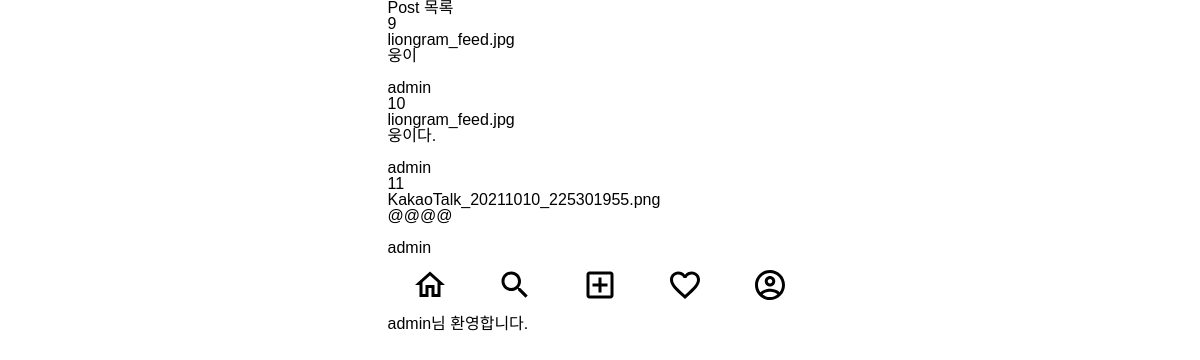
The page /posts/ (signed in) on the database its author committed.
### posts/models.py (models this page shows)
class Post(models.Model):
    image = models.ImageField(verbose_name='이미지',null =True,blank=True)
    content = models.TextField(verbose_name='내용')
    created_at = models.DateTimeField(verbose_name='작성일', auto_now_add =True)
    view_count = models.IntegerField(verbose_name='조회수',default=0)
    writer = models.ForeignKey(to=User,on_delete=models.CASCADE,null=True,blank=True)

### posts/views.py (the view)
# urls.py: path('', post_list_view, name='post-list'),
def post_list_view(request):
    post_list = Post.objects.filter(writer=request.user)#Post.wirte가 현재 로그인인 거 조회
    context = {
        'post_list': post_list,
    }
    return render(request, 'posts/post_list.html', context)

### templates/posts/post_list.html (shortened to what this page needs)
{% extends 'base.html' %}
{% block content %}
    <h1>Post 목록</h1>
{% for post in post_list %}
<div>
    {{ post.id }}<br/>
    {{ post.image }}<br/>
    {{ post.content }}<br/>
    {{ post.created.at }}<br/>
    {{ post.writer }}<br/>
</div>
{% endfor %}
{% endblock %}

### templates/base.html (shortened to what this page needs)
{% load static %}
<!DOCTYPE html>
<html lang="ko">
<head>
    <link rel="stylesheet" href="{% static 'css/reset.css' %}">
    <link rel="stylesheet" href="{% static 'css/index.css' %}">
</head>
<body class="container">
    <div>
        {% block content %}
        {% endblock %}
    </div>
    <div>
        <nav>
            <ul class="bottom-menu-group">
                <li>
                    <a href="{% url 'index' %}">
                        <img src="{% static 'icons/home_outlined_black_36dp.svg' %}" alt="홈">
                    </a>
                </li>
                <li>
                    <img src="{% static 'icons/search_outlined_black_36dp.svg' %}" alt="검색"/>
                </li>
                <li>
                    <a href="{% url 'posts:post-create' %}">
                        <img src="{% static 'icons/add_box_outlined_black_36dp.svg' %}" alt="글쓰기"/>
                    </a>
                </li>
                <li>
                    <img src="{% static 'icons/favorite_outlined_black_36dp.svg' %}" alt="좋아요"/>
                </li>
                <li>
                    <img src="{% static 'icons/account_circle_outlined_black_36dp.svg' %}" alt="프로필"/>
                </li>
            </ul>
        </nav>
    </div>
    {% if request.user.is_authenticated %}
        <div>
            {{ user.username }}님 환영합니다.
        </div>
    {% endif %}
</body>
</html>

### static/css/index.css (style rules this page uses)
.container { display: flex; flex-direction: column; max-width: 425px; }
body { font-family: 'Noto Sans KR', sans-serif; margin: 0 auto 60px auto; }
.bottom-menu-group { display: flex; height: 60px; align-items: center; justify-content: space-around; background-color: #FFFFFF; }

### rows shown on the page
Post: id "9", image "liongram_feed.jpg", content "웅이", writer "admin"
Post: id "10", image "liongram_feed.jpg", content "웅이다.", writer "admin"
Post: id "11", image "KakaoTalk_20211010_225301955.png", content "@@@@", writer "admin"

### other values the page prints
{{ user.username }} "admin"
